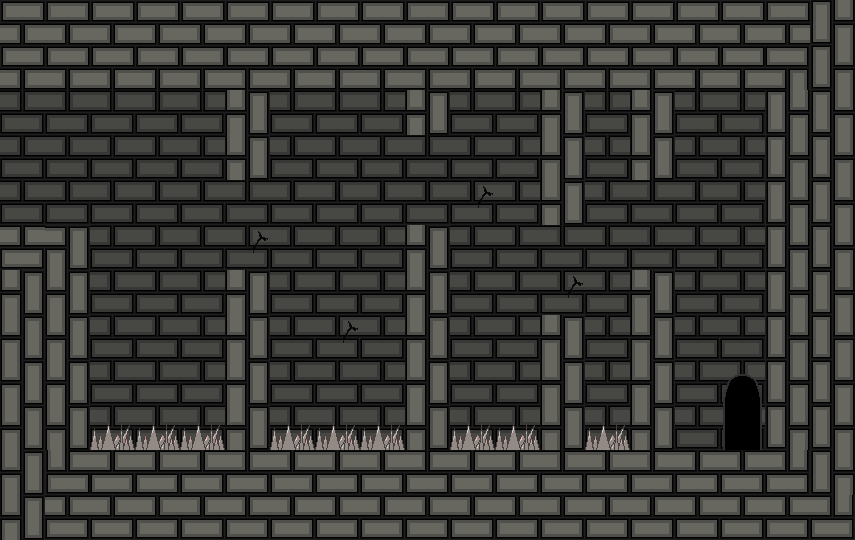

The image is a tile-based game level rendered from a .tmx file. Its description and complete source (layers, tilesets, objects, tile grids) follow:
An orthogonal 19x12 tile map with 45x45 px tiles, 2 tile layers (Calque de Tuiles 1, Calque de Tuiles 2), 3 tilesets.

<map version="1.5" tiledversion="1.7.2" orientation="orthogonal" renderorder="right-down" width="19" height="12" tilewidth="45" tileheight="45" infinite="0" nextlayerid="3" nextobjectid="1">
 <tileset firstgid="1" name="briques sol" tilewidth="45" tileheight="45" tilecount="42" columns="6">
  <image source="briques sol.png" width="270" height="315" />
 </tileset>
 <tileset firstgid="43" name="brique v finale" tilewidth="45" tileheight="45" tilecount="16" columns="4">
  <image source="briques_fond.png" width="180" height="180" />
 </tileset>
 <tileset firstgid="59" name="New Piskel" tilewidth="45" tileheight="45" tilecount="16" columns="4">
  <image source="decor.png" width="180" height="180" />
 </tileset>
 <layer id="1" name="Calque de Tuiles 1" width="19" height="12">
  <data encoding="csv">
11,11,11,11,11,11,11,11,11,11,11,11,11,11,11,11,11,11,12,
11,11,11,11,11,11,11,11,11,11,11,11,11,11,11,11,11,2147483663,12,
46,46,46,46,46,10,46,46,46,10,46,46,10,46,10,46,46,12,12,
46,46,46,46,46,10,46,46,46,46,46,46,10,46,10,46,46,12,12,
46,46,46,46,46,46,46,46,46,46,47,46,10,46,46,46,46,12,12,
9,14,46,46,46,47,46,46,46,10,46,46,46,46,46,46,46,12,12,
10,10,46,46,46,10,46,46,46,10,46,46,47,46,10,46,46,12,12,
10,10,46,46,46,10,46,47,46,10,46,46,10,46,10,46,46,12,12,
10,10,46,46,46,10,46,46,46,10,46,46,10,46,10,46,46,12,12,
10,10,46,46,46,10,46,46,46,10,46,46,10,46,10,46,46,12,12,
10,2147483661,9,9,9,9,9,9,9,9,9,9,9,9,9,9,9,13,12,
10,9,9,9,9,9,9,9,9,9,9,9,9,9,9,9,9,9,13
</data>
 </layer>
 <layer id="2" name="Calque de Tuiles 2" width="19" height="12">
  <data encoding="csv">
0,0,0,0,0,0,0,0,0,0,0,0,0,0,0,0,0,0,0,
0,0,0,0,0,0,0,0,0,0,0,0,0,0,0,0,0,0,0,
0,0,0,0,0,0,0,0,0,0,0,0,0,0,0,0,0,0,0,
0,0,0,0,0,0,0,0,0,0,0,0,0,0,0,0,0,0,0,
0,0,0,0,0,0,0,0,0,0,0,0,0,0,0,0,0,0,0,
0,0,0,0,0,0,0,0,0,0,0,0,0,0,0,0,0,0,0,
0,0,0,0,0,0,0,0,0,0,0,0,0,0,0,0,0,0,0,
0,0,0,0,0,0,0,0,0,0,0,0,0,0,0,0,0,0,0,
0,0,0,0,0,0,0,0,0,0,0,0,0,0,0,0,65,0,0,
0,0,72,72,72,0,72,72,72,0,72,72,0,72,0,0,66,0,0,
0,0,0,0,0,0,0,0,0,0,0,0,0,0,0,0,0,0,0,
0,0,0,0,0,0,0,0,0,0,0,0,0,0,0,0,0,0,0
</data>
 </layer>
</map>
